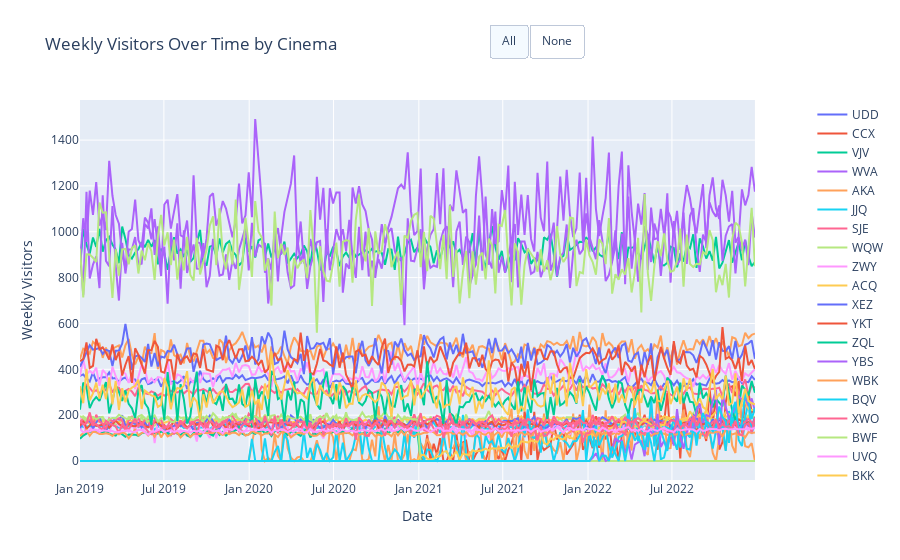

Source (notebook cell):
### Code cell
# Creating a subplot
fig = make_subplots(specs=[[{"secondary_y": True}]])

# Adding each cinema as a trace
for cinema in cinema_weekly_visitors.columns[1:]:  # Skipping the 'Date' column
    fig.add_trace(go.Scatter(x=cinema_weekly_visitors['Date'], y=cinema_weekly_visitors[cinema],
                             name=cinema, mode='lines'), secondary_y=False)

# Updating layout for better readability
fig.update_layout(title_text='Weekly Visitors Over Time by Cinema',
                  xaxis_title='Date',
                  yaxis_title='Weekly Visitors')

# Adding the interactive functionality to toggle traces
fig.update_layout(updatemenus=[go.layout.Updatemenu(type="buttons", direction="right",
                                                    x=0.7, y=1.2,
                                                    showactive=True,
                                                    buttons=list([
                                                        dict(label="All",
                                                             method="update",
                                                             args=[{"visible": [True] * len(cinema_weekly_visitors.columns[1:])},
                                                                   {"title": "Weekly Visitors Over Time by Cinema"}]),
                                                        dict(label="None",
                                                             method="update",
                                                             args=[{"visible": [False] * len(cinema_weekly_visitors.columns[1:])},
                                                                   {"title": "Weekly Visitors Over Time by Cinema"}])
                                                    ]))])

fig.show()

### Figure 1 — Plotly figure (JSON) as saved in the notebook; plotly's stock layout.template omitted (floating-point values rounded to 4 significant figures; data arrays with more than 128 entries replaced by an {"elided": "..."} marker saying what was removed)
{"data": [{"mode": "lines", "name": "UDD", "type": "scatter", "x": {"elided": "209 str values"}, "xaxis": "x", "y": {"elided": "209 int values"}, "yaxis": "y"}, {"mode": "lines", "name": "CCX", "type": "scatter", "x": {"elided": "209 str values"}, "xaxis": "x", "y": {"elided": "209 int values"}, "yaxis": "y"}, {"mode": "lines", "name": "VJV", "type": "scatter", "x": {"elided": "209 str values"}, "xaxis": "x", "y": {"elided": "209 int values"}, "yaxis": "y"}, {"mode": "lines", "name": "WVA", "type": "scatter", "x": {"elided": "209 str values"}, "xaxis": "x", "y": {"elided": "209 int values"}, "yaxis": "y"}, {"mode": "lines", "name": "AKA", "type": "scatter", "x": {"elided": "209 str values"}, "xaxis": "x", "y": {"elided": "209 int values"}, "yaxis": "y"}, {"mode": "lines", "name": "JJQ", "type": "scatter", "x": {"elided": "209 str values"}, "xaxis": "x", "y": {"elided": "209 int values"}, "yaxis": "y"}, {"mode": "lines", "name": "SJE", "type": "scatter", "x": {"elided": "209 str values"}, "xaxis": "x", "y": {"elided": "209 int values"}, "yaxis": "y"}, {"mode": "lines", "name": "WQW", "type": "scatter", "x": {"elided": "209 str values"}, "xaxis": "x", "y": {"elided": "209 int values"}, "yaxis": "y"}, {"mode": "lines", "name": "ZWY", "type": "scatter", "x": {"elided": "209 str values"}, "xaxis": "x", "y": {"elided": "209 int values"}, "yaxis": "y"}, {"mode": "lines", "name": "ACQ", "type": "scatter", "x": {"elided": "209 str values"}, "xaxis": "x", "y": {"elided": "209 int values"}, "yaxis": "y"}, {"mode": "lines", "name": "XEZ", "type": "scatter", "x": {"elided": "209 str values"}, "xaxis": "x", "y": {"elided": "209 int values"}, "yaxis": "y"}, {"mode": "lines", "name": "YKT", "type": "scatter", "x": {"elided": "209 str values"}, "xaxis": "x", "y": {"elided": "209 int values"}, "yaxis": "y"}, {"mode": "lines", "name": "ZQL", "type": "scatter", "x": {"elided": "209 str values"}, "xaxis": "x", "y": {"elided": "209 int values"}, "yaxis": "y"}, {"mode": "lines", "name": "YBS", "type": "scatter", "x": {"elided": "209 str values"}, "xaxis": "x", "y": {"elided": "209 int values"}, "yaxis": "y"}, {"mode": "lines", "name": "WBK", "type": "scatter", "x": {"elided": "209 str values"}, "xaxis": "x", "y": {"elided": "209 int values"}, "yaxis": "y"}, {"mode": "lines", "name": "BQV", "type": "scatter", "x": {"elided": "209 str values"}, "xaxis": "x", "y": {"elided": "209 int values"}, "yaxis": "y"}, {"mode": "lines", "name": "XWO", "type": "scatter", "x": {"elided": "209 str values"}, "xaxis": "x", "y": {"elided": "209 int values"}, "yaxis": "y"}, {"mode": "lines", "name": "BWF", "type": "scatter", "x": {"elided": "209 str values"}, "xaxis": "x", "y": {"elided": "209 int values"}, "yaxis": "y"}, {"mode": "lines", "name": "UVQ", "type": "scatter", "x": {"elided": "209 str values"}, "xaxis": "x", "y": {"elided": "209 int values"}, "yaxis": "y"}, {"mode": "lines", "name": "BKK", "type": "scatter", "x": {"elided": "209 str values"}, "xaxis": "x", "y": {"elided": "209 int values"}, "yaxis": "y"}, {"mode": "lines", "name": "TJN", "type": "scatter", "x": {"elided": "209 str values"}, "xaxis": "x", "y": {"elided": "209 int values"}, "yaxis": "y"}, {"mode": "lines", "name": "TPY", "type": "scatter", "x": {"elided": "209 str values"}, "xaxis": "x", "y": {"elided": "209 int values"}, "yaxis": "y"}, {"mode": "lines", "name": "TVJ", "type": "scatter", "x": {"elided": "209 str values"}, "xaxis": "x", "y": {"elided": "209 int values"}, "yaxis": "y"}, {"mode": "lines", "name": "SDT", "type": "scatter", "x": {"elided": "209 str values"}, "xaxis": "x", "y": {"elided": "209 int values"}, "yaxis": "y"}, {"mode": "lines", "name": "WKL", "type": "scatter", "x": {"elided": "209 str values"}, "xaxis": "x", "y": {"elided": "209 int values"}, "yaxis": "y"}, {"mode": "lines", "name": "CWN", "type": "scatter", "x": {"elided": "209 str values"}, "xaxis": "x", "y": {"elided": "209 int values"}, "yaxis": "y"}, {"mode": "lines", "name": "XQE", "type": "scatter", "x": {"elided": "209 str values"}, "xaxis": "x", "y": {"elided": "209 int values"}, "yaxis": "y"}, {"mode": "lines", "name": "VPG", "type": "scatter", "x": {"elided": "209 str values"}, "xaxis": "x", "y": {"elided": "209 int values"}, "yaxis": "y"}, {"mode": "lines", "name": "YCI", "type": "scatter", "x": {"elided": "209 str values"}, "xaxis": "x", "y": {"elided": "209 int values"}, "yaxis": "y"}, {"mode": "lines", "name": "RPQ", "type": "scatter", "x": {"elided": "209 str values"}, "xaxis": "x", "y": {"elided": "209 int values"}, "yaxis": "y"}], "layout": {"title": {"text": "Weekly Visitors Over Time by Cinema"}, "updatemenus": [{"buttons": [{"args": [{"visible": [true, true, true, true, true, true, true, true, true, true, true, true, true, true, true, true, true, true, true, true, true, true, true, true, true, true, true, true, true, true]}, {"title": "Weekly Visitors Over Time by Cinema"}], "label": "All", "method": "update"}, {"args": [{"visible": [false, false, false, false, false, false, false, false, false, false, false, false, false, false, false, false, false, false, false, false, false, false, false, false, false, false, false, false, false, false]}, {"title": "Weekly Visitors Over Time by Cinema"}], "label": "None", "method": "update"}], "direction": "right", "showactive": true, "type": "buttons", "x": 0.7, "y": 1.2}], "xaxis": {"anchor": "y", "domain": [0, 0.94], "title": {"text": "Date"}}, "yaxis": {"anchor": "x", "domain": [0, 1], "title": {"text": "Weekly Visitors"}}, "yaxis2": {"anchor": "x", "overlaying": "y", "side": "right"}}}
